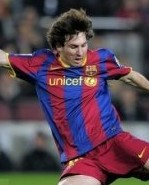
#> input picture 20_Measurement_Techniques/messi.jpg, 149 x 185 px
$ python 20_Measurement_Techniques.py
#> lines starting #> are read from the running program, lines starting #| are printed output that depends on the picture
import cv2
import numpy as np

# https://opencv-python-tutroals.readthedocs.io/en/latest/py_tutorials/py_core/py_optimization/py_optimization.html

# Measuring Performance with OpenCV
img1 = cv2.imread('messi.jpg')
#> img1 is the input picture: shape (185, 149, 3); mean B, G, R 80.4, 67.7, 87.8

e1 = cv2.getTickCount()
for i in range(5,39,2):
    img1 = cv2.medianBlur(img1,i)
#> this loop made 17 passes
#> pass 1, `img1 = cv2.medianBlur(img1,i)`:
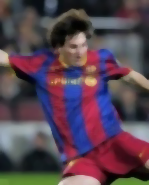
#> img1: shape (185, 149, 3); mean B, G, R 80.1, 67.4, 87.5
#> pass 2, `img1 = cv2.medianBlur(img1,i)`:
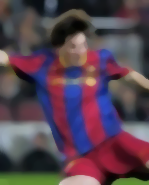
#> img1: shape (185, 149, 3); mean B, G, R 79.8, 67, 87.2
#> pass 3, `img1 = cv2.medianBlur(img1,i)`:
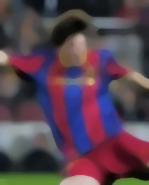
#> img1: shape (185, 149, 3); mean B, G, R 79.3, 66.5, 87
#> after the loop:
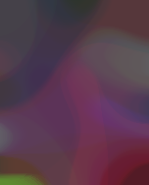
#> img1: shape (185, 149, 3); mean B, G, R 76.3, 58, 88.1
e2 = cv2.getTickCount()
t = (e2 - e1)/cv2.getTickFrequency()
print(t)
